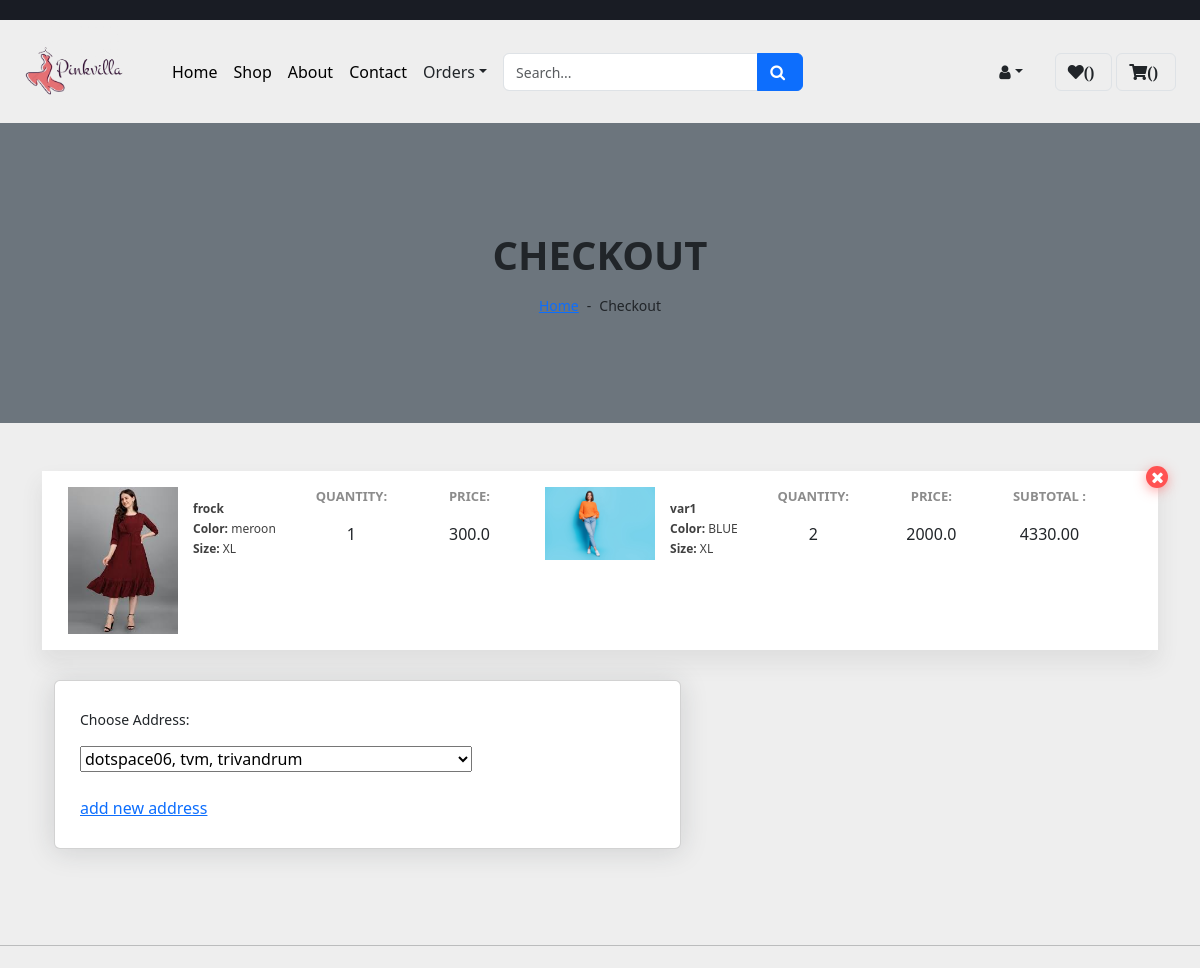
The page /checkout/ (signed in, upper part) on the database as committed earlier.
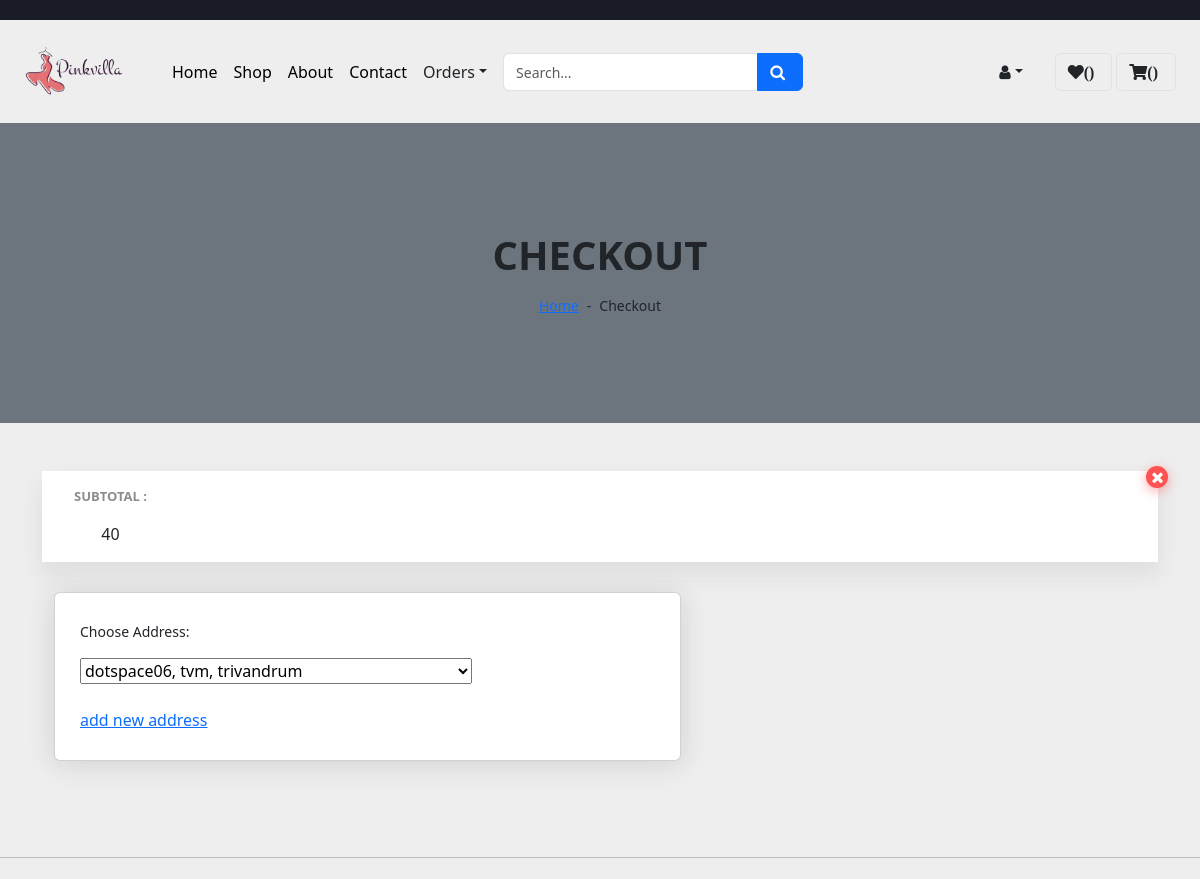
The same page on the database as committed later.
### app1/models.py (models this page shows, shortened)
class Cart(models.Model):
    username = models.ForeignKey(custom_user,on_delete=models.CASCADE)
    variant = models.ForeignKey(Variant,on_delete=models.CASCADE)
    coupon = models.ForeignKey(Coupon, on_delete=models.SET_NULL,null=True,blank= True)
    discount_price= models.DecimalField(max_digits=10,decimal_places=2,default=0)
    quantity = models.PositiveIntegerField(default=1)
    def total_cost(self):
        return self.quantity * self.variant.price

class Variant(models.Model):
    id = models.AutoField(primary_key=True)
    variant = models.CharField(max_length=100,blank= True,null= True)
    Product = models.ForeignKey(Product,on_delete=models.CASCADE)
    Color = models.ForeignKey(Color,on_delete=models.CASCADE)
    Size = models.ForeignKey(Size,on_delete=models.CASCADE)
    quantity = models.IntegerField(default=1)
    price = models.FloatField(default=0)
    image1 = models.ImageField(blank=True, upload_to='images/')
    image2 = models.ImageField(blank=True, upload_to='images/')
    image3 = models.ImageField(blank=True, upload_to='images/')
    image4 = models.ImageField(blank=True, upload_to='images/')

class Color(models.Model):
    color = models.CharField(max_length=50)
    def __str__(self):
        return self.color

class Size(models.Model):
    size = models.CharField(max_length=20)
    def __str__(self):
        return self.size

### app1/views.py (the view, shortened to what this page needs)
# urls.py: path('checkout/', views.checkout, name='checkout'),
def checkout(request):
  if "username" in request.session:
    print(RAZORPAY_API_SECRET_KEY,"####################")
    username=custom_user.objects.get(username=request.session["username"])
    cartobj = Cart.objects.filter(username = username)
    addobj = Address.objects.filter(username = username)
    total_cost = sum(item.total_cost() for item in cartobj)+40
    coupon_discount = sum(item.coupon.discount_price for item in cartobj if item.coupon)
    total_cost =Decimal(total_cost) - coupon_discount
    client = razorpay.Client(
    auth=(RAZORPAY_API_KEY, RAZORPAY_API_SECRET_KEY))
    amount=int(total_cost*100)
    currency='INR'
    data = dict(amount=amount,currency=currency,payment_capture=1)
    payment_order = client.order.create(data=data)
    payment_order_id=payment_order['id']
    context = {
            'username': username,
            'cartobj': cartobj,
            'addobj': addobj,
            'total_cost':total_cost,
            "api_key":RAZORPAY_API_KEY,
            "amount":400,
            "order_id":payment_order_id,
            }
    return render (request,"checkout.html",context)

### app1/templates/Checkout.html (shortened to what this page needs)
{% extends 'product_detail.html' %}
{% load static %}
{% block main-content %}
 <div class="container-fluid bg-secondary mb-5">
    <div class="d-flex flex-column align-items-center justify-content-center" style="min-height: 300px">
        <h1 class="font-weight-semi-bold text-uppercase mb-3">Checkout</h1>
        <div class="d-inline-flex">
            <p class="m-0"><a href="">Home</a></p>
            <p class="m-0 px-2">-</p>
            <p class="m-0">Checkout</p>
        </div>
    </div>
</div>
<link href="https://maxcdn.bootstrapcdn.com/font-awesome/4.3.0/css/font-awesome.min.css" rel="stylesheet">
  <div class="container pb-5 mb-2">
      <div class="cart-item d-md-flex justify-content-between"><span class="remove-item"><i class="fa fa-times"></i></span>
          {% for item in cartobj %}
            <div class="px-3 my-3">
                    <div class="cart-item-product-thumb">
                      <img src="{{ item.variant.image1.url }}" alt="" class="img-fluid">
                    </div>
                    <div class="cart-item-product-info">
                        <span><strong>{{ item.variant.variant }}</strong> </span>
                        <span><strong>Color:</strong> {{item.variant.Color}}</span>
                        <span><strong>Size:</strong> {{item.variant.Size}}</span>
                    </div>
            </div>
          <div class="px-3 my-3 text-center">
              <div class="cart-item-label">Quantity:</div>
                <div class="count-input">
                  {{ item.quantity }}
              </div>
            </div>
              <div class="px-3 my-3 text-center">
              <div class="cart-item-label">Price:</div>
              <div class="count-input">
                {{ item.variant.price }}
              </div>
          </div>
          {% endfor%}
          <div class="px-3 my-3 text-center">
              <div class="cart-item-label">Subtotal :</div>
              <div id="total_cost" class="count-input">
                {{total_cost}}
              </div>
          </div>
        </div>
  <aside class =" col-md-7">
    <div class = "card mb-3">
        <div class = " card-body">
          <form action="{% url 'checkout'  %}" method="POST" name="order_post">
                          <div>
                                  <p>Choose Address: </p>
                                  <select id="addressid" name="address">
                                      {% for address in addobj %}
                                          <option value="{{ address.flat }}">{{ address.flat }}, {{ address.locality }}, {{ address.city }}</option>
                                      {% endfor %}
                                  </select>
                                  <br><br>
                                <a class  href="{% url 'user_profile' %}">add new address</a>
                          </div>
                      </div>
                  </div>
                  <br>
                </div>
                <hr class="my-2">
              <div class="row pt-3 pb-5 mb-2">
              <br>
              <br>
</div>
{% endblock main-content %}

Rows that differ between the two databases and show on the page:
removed Cart: variant.image1 (picture), variant.variant "frock", variant.Color "meroon", variant.Size "XL", quantity "1", variant.price "300.0"
removed Cart: variant.image1 (picture), variant.variant "var1", variant.Color "BLUE", variant.Size "XL", quantity "2", variant.price "2000.0"
Other text that changed with them:
{{ total_cost }}: "4330.00" → "40"
